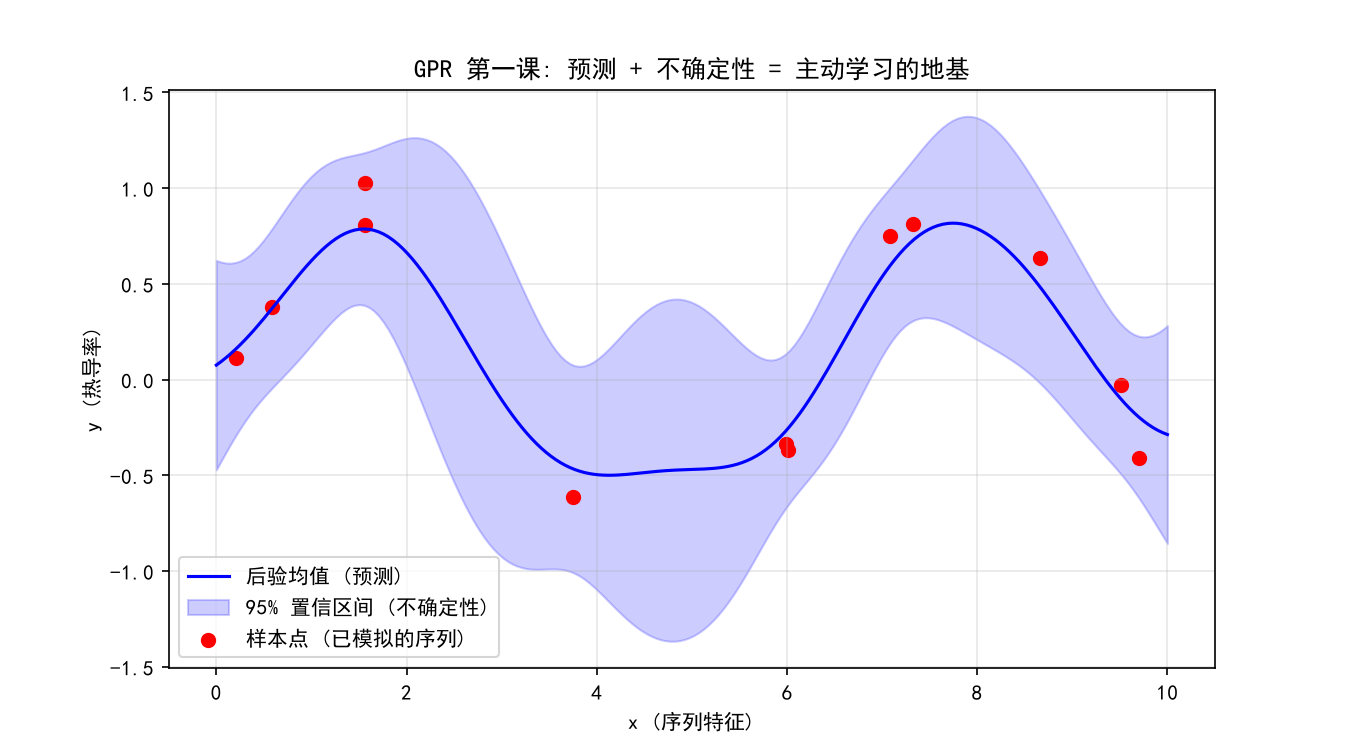

Generate this figure with Python:
# 高斯过程回归（GPR）入门 —— 角色 D 的第一课
# 运行方法（在 PowerShell 里）:
#   wsl -e /home/ldeath/mlenv/bin/python /mnt/c/1234/D_ML/gpr_intro.py
# 或者先进 wsl 再运行:
#   source ~/mlenv/bin/activate
#   python /mnt/c/1234/D_ML/gpr_intro.py
#
# 这个例子和你们项目的对应关系:
#   x  = 序列特征 (交替度、嵌段长度...)      -> 这里是 1 维演示用 sin 函数
#   y  = 热导率 κ                            -> 这里是 sin(x) + 噪声
#   GPR 输出: 后验均值(预测值) + 方差(不确定性) -> 主动学习靠不确定性来推荐新序列

import numpy as np
import matplotlib.pyplot as plt
from sklearn.gaussian_process import GaussianProcessRegressor
from sklearn.gaussian_process.kernels import ConstantKernel, RBF

# ---------- 中文字体设置 (借用 Windows 自带字体, 避免图里中文变方框) ----------
import matplotlib.font_manager as fm
for _f in ['/mnt/c/Windows/Fonts/simhei.ttf', '/mnt/c/Windows/Fonts/msyh.ttc']:
    try:
        fm.fontManager.addfont(_f)
    except Exception:
        pass
plt.rcParams['axes.unicode_minus'] = False
avail = {f.name for f in fm.fontManager.ttflist}
for _name in ['SimHei', 'Microsoft YaHei']:
    if _name in avail:
        plt.rcParams['font.sans-serif'] = [_name, 'DejaVu Sans']
        break

# ---------- 1. 造假数据: 12 个样本, 模拟"初始 5 个训练序列" ----------
rng = np.random.RandomState(42)
X = rng.uniform(0, 10, 12)[:, None]                 # 样本点 (特征)
y = np.sin(X[:, 0]) + 0.1 * rng.randn(12)           # 目标值 (热导率)

# ---------- 2. 训练 GPR ----------
# 核函数 = 常数项 * RBF(径向基); length_scale 是"相关性衰减距离", 是核心超参数
kernel = ConstantKernel(1.0) * RBF(length_scale=1.0)
gp = GaussianProcessRegressor(kernel=kernel, alpha=0.1, n_restarts_optimizer=5)
gp.fit(X, y)

# ---------- 3. 预测: 均值 + 标准差 ----------
X_test = np.linspace(0, 10, 200)[:, None]
y_mean, y_std = gp.predict(X_test, return_std=True)

# ---------- 4. 画图 ----------
plt.figure(figsize=(9, 5))
plt.plot(X_test, y_mean, 'b-', label='后验均值 (预测)')
plt.fill_between(X_test[:, 0], y_mean - 1.96 * y_std, y_mean + 1.96 * y_std,
                 alpha=0.2, color='b', label='95% 置信区间 (不确定性)')
plt.scatter(X[:, 0], y, c='r', s=40, label='样本点 (已模拟的序列)')
plt.xlabel('x (序列特征)'); plt.ylabel('y (热导率)')
plt.title('GPR 第一课: 预测 + 不确定性 = 主动学习的地基')
plt.legend(); plt.grid(alpha=0.3)
plt.savefig('/mnt/c/1234/D_ML/gpr_intro.png', dpi=150)
plt.show() if False else None   # 无图形界面时只存图

print('学到的核函数超参数:', gp.kernel_)
print('前 3 个测试点的预测均值:', np.round(y_mean[:3], 3))
print('前 3 个测试点的标准差  :', np.round(y_std[:3], 3))
print('图片已保存: C:\\1234\\D_ML\\gpr_intro.png')
print()
print('思考题: 标准差大的地方说明什么? 主动学习(EI)会优先推荐那里吗?')
